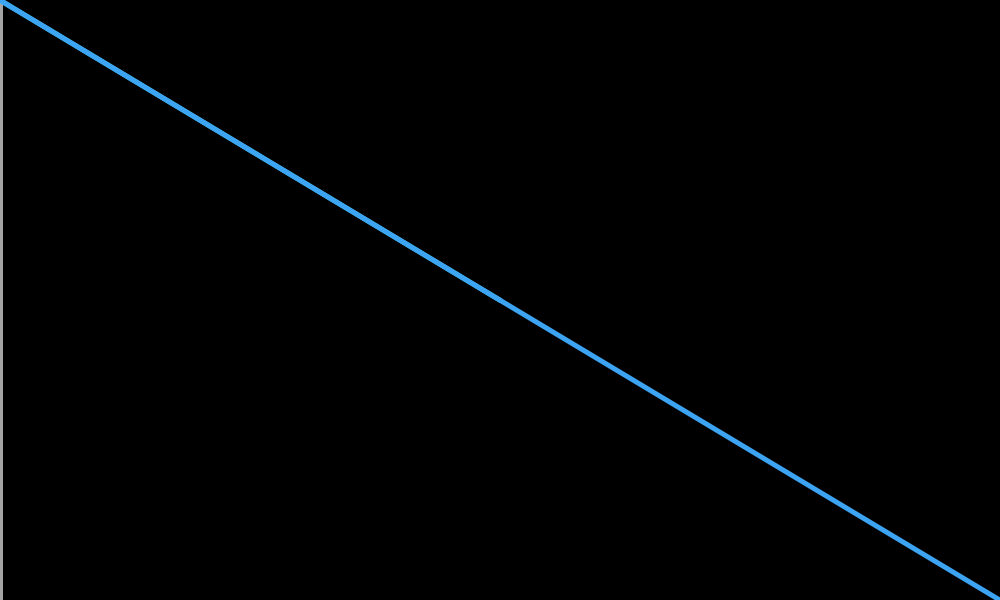
Frame 1 (no input)
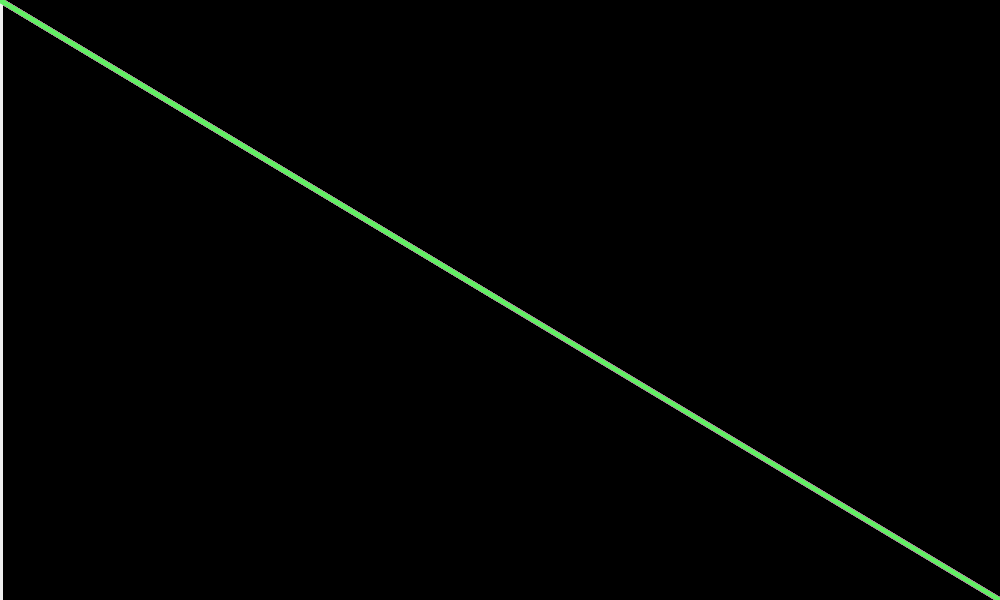
Frame 60 (the mouse pressed at the canvas centre just before this capture)
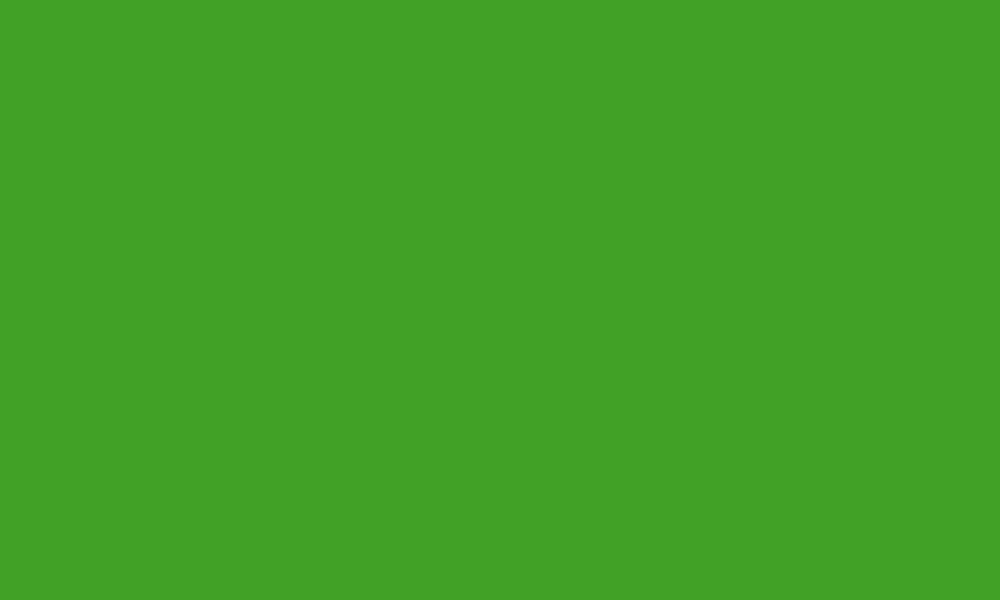
Frame 120 (the mouse held since frame 60 and released just before this capture)

The Processing sketch that drew these frames (run headless with seeded random() and noise(); from frame 60 on, the mouse is pressed at the canvas centre):

// Processing sketch: processing_135133
// ── processing_135133.pde

  //Amanda Chung 2014 Creative Computing Benjamin Bacon
 //click to change color
 
 float c;
 float c1;
 float c2;
 float c3;
 float c4;
 float easing = 0.5;

  void setup() {
    size(1000,600);
    background(0);
    smooth();
  }

  void draw() {
    
    c = random(0,255);
    c1 = random(0,255);
    c2 = random(0,255);
    c3 = random(0,255);
    c4= random(0,255);
    
    strokeWeight(5);
    stroke(c,c,c);
    line(mouseX,0,mouseX,mouseY);
    stroke(c,c,c);
    line(mouseX,1000,mouseX,mouseY);
    stroke(c3,c4,c2);
    line(500,300,mouseX,mouseY);
    stroke(c3,c1,c2);
    line(0,0,mouseX,mouseY);
    stroke(c3,c,c2);
    line(1000,600,mouseX,mouseY);

    if (mousePressed == true) {
      background(c4,c3,c);
    }
    
  }
